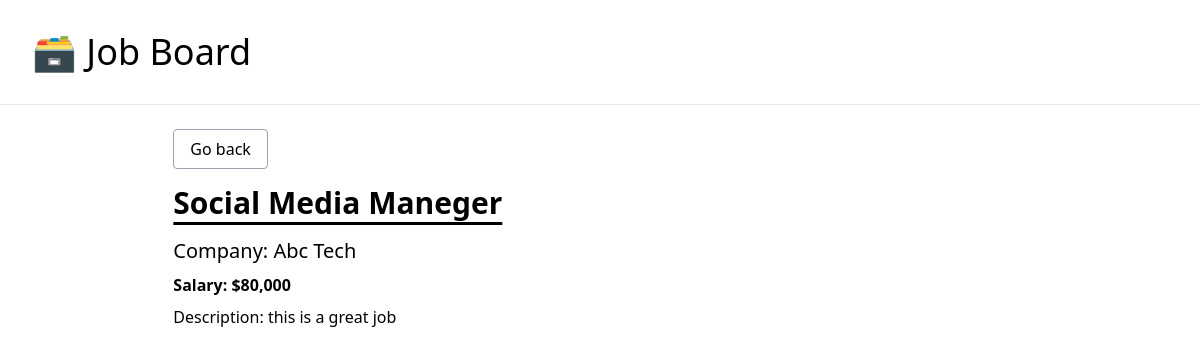
The app's page /job/1/ with its own data.
### job_board/models.py (models this page shows, shortened)
class JobPosting(models.Model):
    title = models.CharField(max_length=100)
    description = models.TextField()
    company = models.CharField(max_length=100)
    salary = models.IntegerField()
    is_active = models.BooleanField(default=False)

### job_board/views.py (the view)
# urls.py: path("job/<int:pk>/", job_detail, name="job-detail"),
def job_detail(request, pk):
    job_posting = get_object_or_404(JobPosting, pk=pk, is_active=True)
    context = {'posting': job_posting}
    return render(request, 'job_board/detail.html', context)

### job_board/templates/job_board/detail.html
{% extends 'job_board/_base.html' %}
{% load humanize %}
{% block content %}
<div class="w-10/12 mx-auto">
    <p class="pb-6"><a href="{% url 'home' %}" class="border border-gray-400 rounded px-4 py-2 hover:bg-gray-200">Go back</a></p>
    <h1 class="text-3xl font-semibold pb-4 underline underline-offset-8">{{posting.title}}</h1>
    <p class="pb-2 text-xl">Company: {{posting.company}}</p>
    <p class="pb-2 font-semibold">Salary: ${{posting.salary|intcomma}}</p>
    <p>Description: {{posting.description}}</p>
</div>
{% endblock content %}

### records on screen
JobPosting: title "Social Media Maneger", company "Abc Tech", salary "80,000", description "this is a great job"
